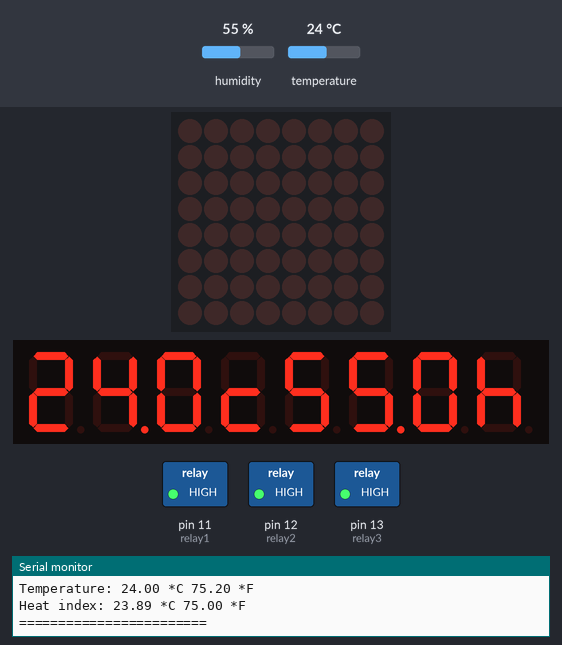
Simulated run of this sketch. Board: Arduino Uno, built with avr-gcc and run on an emulated ATmega328P. Parts: 8×8 LED matrix, 8-digit seven-segment display, switched loads named in the sketch (green lamp = pin HIGH), the last lines printed to the serial monitor. The test bench sets the inputs (shaded band); at power-on: temperature 24 °C, humidity 55 %.

Above: at 5.1 s.
5.2 s: temperature set to 36.9 °C
At 11.2 s:
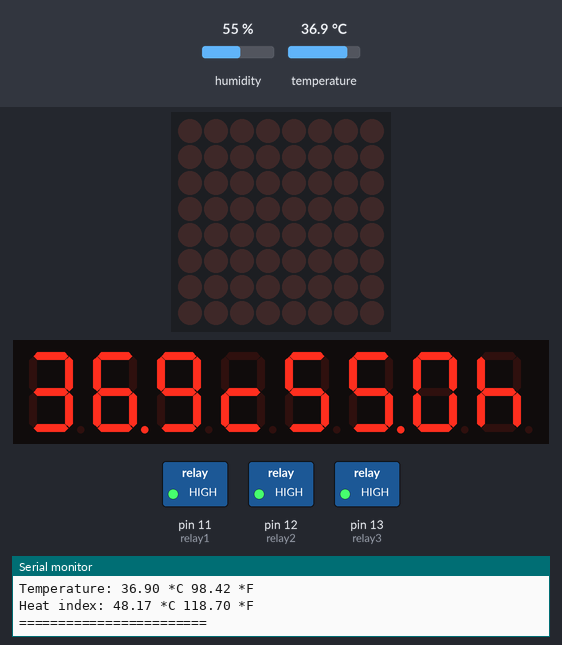
11.6 s: temperature set to 37.9 °C
At 16.9 s:
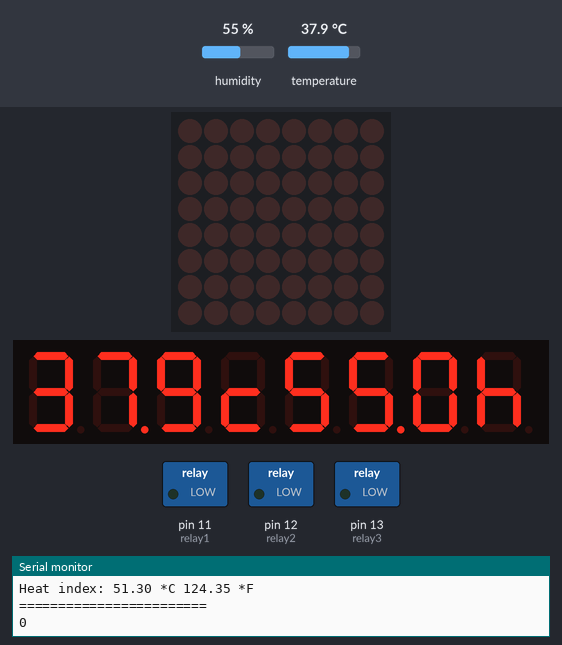
18.0 s: humidity set to 22 %
At 22.5 s:
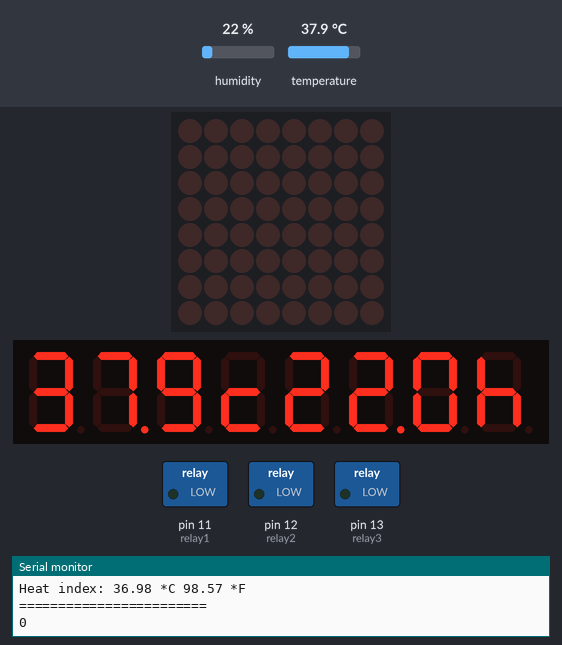
24.4 s: humidity set to 40 %
At 27.5 s:
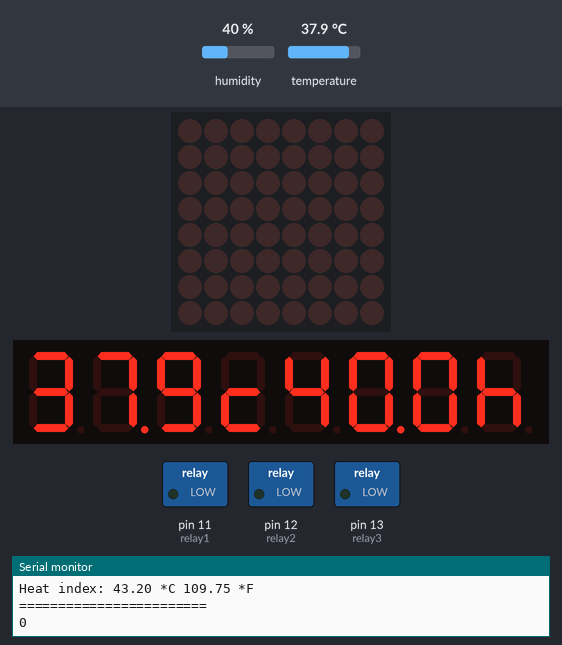
Timing chart, 0 to 29.0 s (numbered marks = the images above; inputs shaded):
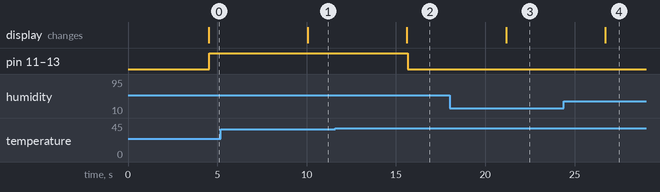

Measured:
- the behaviour switches between 37.4 and 37.5 °C on temperature (found by bisection; images 1 and 2)
- after the input at 5.2 s, the display: changes after 4.9 s (image 1)
- after the input at 11.6 s, pin 11 (relay1), pin 12 (relay2), pin 13 (relay3): HIGH → LOW after 4.1 s; the display: changes after 4.0 s (image 2)
- after the input at 18.0 s, the display: changes after 3.2 s (image 3)
- after the input at 24.4 s, the display: changes after 2.3 s (image 4)

The sketch:

TooKokKai.ino
```cpp
#include "DHT.h"
#include "LedControl.h"
LedControl lc = LedControl(8, 4, 7, 1); //3เลขแรก เรียง din,clk,cs
#define DHTPIN 2     // what digital pin we're connected to
#define DHTTYPE DHT22   // DHT 22  (AM2302), AM2321
int relay1 = 11; // ต่อกับขา in1 ของบอร์ดรีเลย์
int relay2 = 12; // ต่อกับขา in2 ของบอร์ดรีเลย์
int relay3 = 13; // ต่อกับขา in3 ของบอร์ดรีเลย์

int state = 0;
char msg[50];
DHT dht(DHTPIN, DHTTYPE);

void setup() {
  Serial.begin(9600);
  Serial.println("DHTxx test!");
  pinMode(relay1, OUTPUT);
  pinMode(relay2, OUTPUT);
  pinMode(relay3, OUTPUT);
  dht.begin();
  //LCD MAX 7219
  lc.shutdown(0, false);
  lc.setIntensity(0, 15);
  lc.clearDisplay(0);
  lc.setRow(0, 7, B01011011);
  lc.setRow(0, 6, B00001111);
  lc.setRow(0, 5, B01110111);
  lc.setRow(0, 4, B00000101);
  lc.setRow(0, 3, B00001111);
  lc.setRow(0, 2, B00000000);
  lc.setRow(0, 1, B00111110);
  lc.setRow(0, 0, B01100111);
  delay(2000);

}

void loop() {
  delay(500);
  float h = dht.readHumidity();
  float t = dht.readTemperature();
  float f = dht.readTemperature(true);
  delay(2000);
  MaxDisplay(t, h);
  // Check if any reads failed and exit early (to try again).
  if (isnan(h) || isnan(t) || isnan(f)) {
    Serial.println("Failed to read from DHT sensor!");
    Error();
    delay(3000);
    Please();
    delay(3000);
    RESET();
    delay(3000);
    return;
  }
  float hif = dht.computeHeatIndex(f, h);
  float hic = dht.computeHeatIndex(t, h, false);
  if (t >= 37.50 ) {
    TempSerial(h, t, f, hif, hic);
    digitalWrite(relay1, 0);
    digitalWrite(relay2, 0);
    digitalWrite(relay3, 0);
    state = digitalRead(relay1);
    Serial.println(state);
    delay(3000);
  }
  else {
    TempSerial(h, t, f, hif, hic);
    digitalWrite(relay1, 1);
    digitalWrite(relay2, 1);
    digitalWrite(relay3, 1);
    delay(3000);
    state = digitalRead(relay1);
    Serial.println(state);
  }

}
void MaxDisplay(float TT, float HH) {
  int XX = (int)(TT * 10);
  int Tempp0 = XX % 10; XX /= 10;
  int Tempp1 = XX % 10; XX /= 10;
  int Tempp2 = XX % 10;
  int YY = (int)(HH * 10);
  int Humid0 = YY % 10; YY /= 10;
  int Humid1 = YY % 10; YY /= 10;
  int Humid2 = YY % 10;
  lc.setDigit(0, 7, Tempp2, false);
  lc.setDigit(0, 6, Tempp1, true);
  lc.setDigit(0, 5, Tempp0, false);
  lc.setRow(0, 4, B00001101); // Code=tabcdefgh
  lc.setDigit(0, 3, Humid2, false);
  lc.setDigit(0, 2, Humid1, true);
  lc.setDigit(0, 1, Humid0, false);
  lc.setRow(0, 0, B00010111); // Code=tabcdefgh
}
void Error() {
  lc.setRow(0, 7, B01001111);
  lc.setRow(0, 6, B00000101);
  lc.setRow(0, 5, B00000101);
  lc.setRow(0, 4, B00011101);
  lc.setRow(0, 3, B10000101);
  lc.setRow(0, 2, B10000000);
  lc.setRow(0, 1, B10000000);
  lc.setRow(0, 0, B10000000);
}

void Please() {
  lc.setRow(0, 7, B01100111);
  lc.setRow(0, 6, B00001110);
  lc.setRow(0, 5, B01001111);
  lc.setRow(0, 4, B01110111);
  lc.setRow(0, 3, B01011011);
  lc.setRow(0, 2, B11001111);
  lc.setRow(0, 1, B10000000);
  lc.setRow(0, 0, B10000000);
}
void RESET() {
  lc.setRow(0, 7, B00000101);
  lc.setRow(0, 6, B01001111);
  lc.setRow(0, 5, B01011011);
  lc.setRow(0, 4, B01001111);
  lc.setRow(0, 3, B10001111);
  lc.setRow(0, 2, B10000000);
  lc.setRow(0, 1, B10000000);
  lc.setRow(0, 0, B10000000);
}
void TempSerial(float h, float t, float f, float hif, float hic) {
  Serial.print("Humidity: ");
  Serial.print(h);
  Serial.print(" %\n");
  Serial.print("Temperature: ");
  Serial.print(t);
  Serial.print(" *C ");
  Serial.print(f);
  Serial.print(" *F\n");
  Serial.print("Heat index: ");
  Serial.print(hic);
  Serial.print(" *C ");
  Serial.print(hif);
  Serial.println(" *F");
  Serial.println("========================");
}
```
